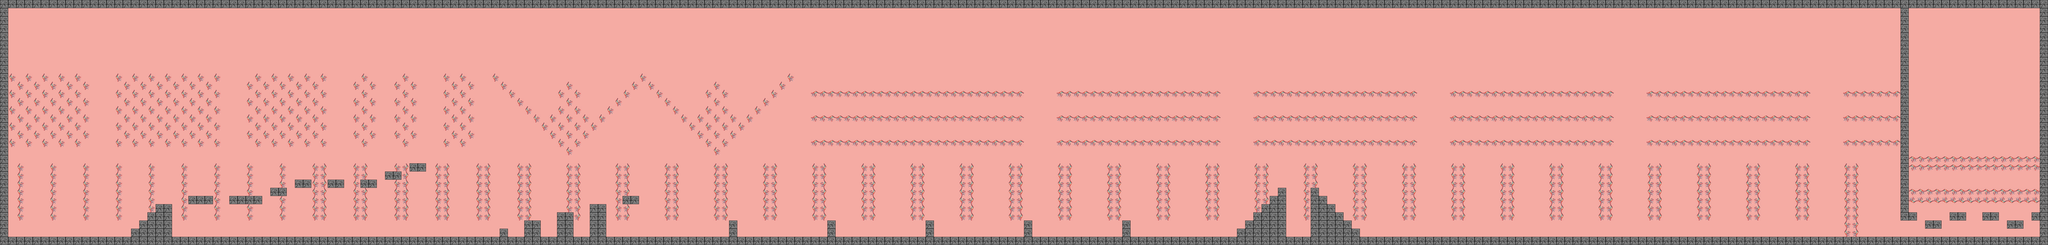

A 2D game scene composited from a Tiled map and its tileset images. What follows is a short description and the map's XML, with each tile layer's data collapsed to a summary:
An orthogonal 250x30 tile map with 32x32 px tiles, 1 tile layer (Camada de Tiles 1) and 70 objects (10x Enemy, Player, Boss, unbalancedDiet, firstTip, ...).

<map version="1.8" tiledversion="1.8.4" orientation="orthogonal" renderorder="right-down" width="250" height="30" tilewidth="32" tileheight="32" infinite="0" nextlayerid="6" nextobjectid="94">
 <tileset firstgid="1" source="TileSetLvls.tsx" />
 <layer id="1" name="Camada de Tiles 1" width="250" height="30">
  <data>[7500 cells, 7500 non-empty, 3 distinct tile ids]</data>
 </layer>
 <objectgroup id="4" name="Platforms">
  <object id="15" x="512" y="896.667" width="159.333" height="30" />
  <object id="16" x="544" y="865.333" width="127.333" height="30.6667" />
  <object id="17" x="576" y="832" width="95.3333" height="33.3333" />
  <object id="18" x="607.333" y="798.667" width="64" height="32.6667" />
  <object id="19" x="736" y="768" width="94.6667" height="32" />
  <object id="20" x="896" y="768" width="126.667" height="30.6667" />
  <object id="21" x="1055.33" y="735.333" width="63.3333" height="32.6667" />
  <object id="22" x="1152.67" y="705.333" width="62" height="30.6667" />
  <object id="23" x="1280" y="704.5" width="63" height="30.5" />
  <object id="24" x="1408" y="704.5" width="62.5" height="31" />
  <object id="25" x="1503.5" y="672" width="63.5" height="31" />
  <object id="26" x="1600" y="640.5" width="64" height="31" />
  <object id="28" x="1952" y="897" width="31" height="30" />
  <object id="29" x="2049" y="865" width="61" height="61" />
  <object id="30" x="2175" y="832" width="64" height="95" />
  <object id="31" x="2304" y="800" width="64" height="126" />
  <object id="32" x="2431" y="768" width="64" height="31" />
  <object id="57" x="2848" y="864" width="30.6667" height="61.3333" />
  <object id="58" x="3230.67" y="864" width="30.6667" height="61.3333" />
  <object id="59" x="3617.33" y="862.667" width="28" height="62.6667" />
  <object id="60" x="4000" y="862.667" width="29.3333" height="62.6667" />
  <object id="61" x="4382.67" y="864" width="32" height="64" />
  <object id="63" x="4992" y="734.667" width="29.3333" height="190.667" />
  <object id="64" x="4830.67" y="896" width="158.667" height="29.3333" />
  <object id="65" x="4864" y="865.333" width="128" height="29.3333" />
  <object id="66" x="4897.33" y="829.333" width="93.3333" height="33.3333" />
  <object id="67" x="4928" y="800" width="61.3333" height="26.6667" />
  <object id="68" x="4960" y="766.667" width="30.6667" height="32" />
  <object id="69" x="5120" y="769.167" width="64.3333" height="31.6667" />
  <object id="70" x="5120" y="734.667" width="30.6667" height="32.6667" />
  <object id="71" x="5120.83" y="800.833" width="93.8333" height="28.5" />
  <object id="72" x="5120.83" y="830.667" width="127.167" height="32" />
  <object id="73" x="5120" y="862.667" width="160" height="32" />
  <object id="74" x="5118.67" y="896" width="194.667" height="30.6667" />
  <object id="82" x="0" y="929.242" width="8000" height="32" />
  <object id="84" x="0" y="32.2727" width="30.303" height="895" />
  <object id="85" x="-1" y="0" width="8000" height="32" />
  <object id="86" x="7968.85" y="34.5" width="30.303" height="895" />
  <object id="87" x="7425.27" y="32.8636" width="30.303" height="830" />
  <object id="88" x="7519" y="863" width="65" height="33" />
  <object id="89" x="7457" y="830" width="30" height="33" />
  <object id="90" x="7618" y="832" width="60" height="31" />
  <object id="91" x="7744" y="832" width="65" height="31" />
  <object id="92" x="7840" y="864" width="63" height="30" />
  <object id="93" x="7935" y="832" width="31" height="31" />
 </objectgroup>
 <objectgroup id="5" name="SpawnPoints">
  <object id="34" type="Player" x="64" y="831" width="32" height="33" />
  <object id="45" type="Enemy" x="384" y="864" width="32" height="32" />
  <object id="46" type="Enemy" x="830.667" y="864" width="32" height="32" />
  <object id="47" type="Enemy" x="1406.67" y="862.667" width="32" height="32" />
  <object id="48" type="Enemy" x="2430.67" y="860" width="32" height="32" />
  <object id="49" type="Boss" x="7685.33" y="868" width="52" height="50.6667" />
  <object id="53" type="Enemy" x="2917.33" y="829.333" width="32" height="32" />
  <object id="54" type="Enemy" x="3420" y="828" width="32" height="32" />
  <object id="55" type="Enemy" x="4062.67" y="830.667" width="32" height="32" />
  <object id="56" type="Enemy" x="4613.33" y="826.667" width="32" height="32" />
  <object id="79" type="Enemy" x="6108" y="832" width="32" height="32" />
 </objectgroup>
 <objectgroup id="2" name="Info">
  <object id="14" type="unbalancedDiet" x="1760" y="768" width="30" height="30" />
  <object id="35" type="firstTip" x="65" y="894" width="29" height="30" />
  <object id="36" type="definition" x="512" y="830.667" width="32" height="32" />
  <object id="37" type="imc" x="768" y="736" width="30.6667" height="28" />
  <object id="38" type="cause" x="1058.67" y="672" width="26.6667" height="30.6667" />
  <object id="41" type="combatThis" x="1281.33" y="669.333" width="29.3333" height="29.3333" />
  <object id="42" type="sedentary" x="2120" y="893.333" width="28" height="26.6667" />
  <object id="44" type="nutrients" x="2528" y="702.667" width="32" height="30.6667" />
  <object id="52" type="vitamins" x="7127.88" y="825.576" width="32" height="33.3333" />
  <object id="62" type="carbohydrates" x="3744" y="864" width="30.6667" height="30.6667" />
  <object id="75" type="proteins" x="5218" y="770" width="28" height="28" />
  <object id="76" type="lipids" x="5758" y="864" width="32" height="34" />
  <object id="78" type="minerals" x="6496" y="866" width="30" height="28" />
  <object id="81" type="Enemy" x="6788" y="828" width="32" height="32" />
 </objectgroup>
</map>